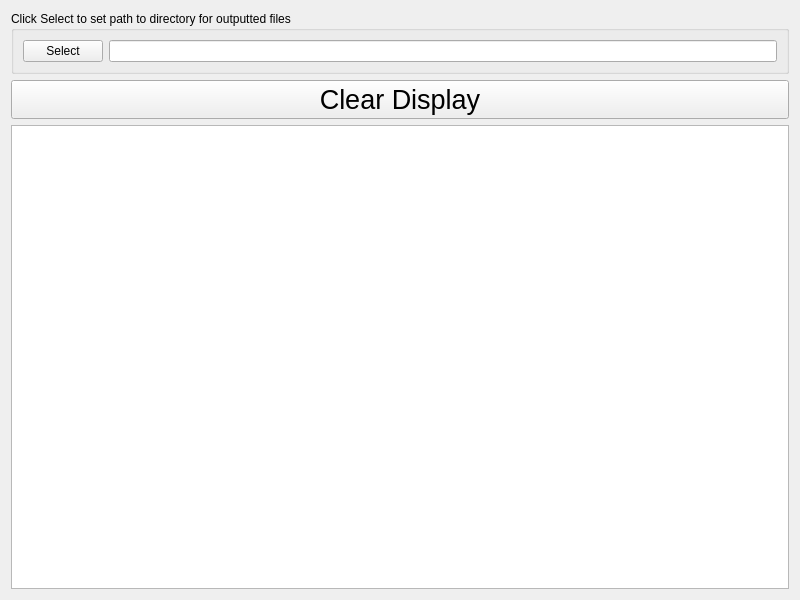
<?xml version="1.0" encoding="UTF-8"?>
<ui version="4.0">
 <class>Widget</class>
 <widget class="QWidget" name="Widget">
  <property name="geometry">
   <rect>
    <x>0</x>
    <y>0</y>
    <width>800</width>
    <height>600</height>
   </rect>
  </property>
  <property name="windowTitle">
   <string>Export Unique Lines</string>
  </property>
  <layout class="QVBoxLayout" name="verticalLayout_2">
   <item>
    <layout class="QVBoxLayout" name="verticalLayout">
     <item>
      <widget class="QGroupBox" name="groupBox">
       <property name="title">
        <string>Click Select to set path to directory for outputted files </string>
       </property>
       <layout class="QHBoxLayout" name="horizontalLayout_2">
        <item>
         <layout class="QHBoxLayout" name="horizontalLayout">
          <item>
           <widget class="QPushButton" name="selectPathButton">
            <property name="text">
             <string>Select</string>
            </property>
           </widget>
          </item>
         </layout>
        </item>
        <item>
         <widget class="QLineEdit" name="pathInput">
          <property name="acceptDrops">
           <bool>false</bool>
          </property>
          <property name="readOnly">
           <bool>true</bool>
          </property>
         </widget>
        </item>
       </layout>
      </widget>
     </item>
     <item>
      <widget class="QPushButton" name="pushButton">
       <property name="palette">
        <palette>
         <active/>
         <inactive/>
         <disabled/>
        </palette>
       </property>
       <property name="font">
        <font>
         <pointsize>20</pointsize>
        </font>
       </property>
       <property name="text">
        <string>Clear Display</string>
       </property>
      </widget>
     </item>
     <item>
      <widget class="QTextEdit" name="drop_window">
       <property name="palette">
        <palette>
         <active/>
         <inactive/>
         <disabled/>
        </palette>
       </property>
       <property name="acceptDrops">
        <bool>false</bool>
       </property>
       <property name="html">
        <string>&lt;!DOCTYPE HTML PUBLIC &quot;-//W3C//DTD HTML 4.0//EN&quot; &quot;http://www.w3.org/TR/REC-html40/strict.dtd&quot;&gt;
&lt;html&gt;&lt;head&gt;&lt;meta name=&quot;qrichtext&quot; content=&quot;1&quot; /&gt;&lt;meta charset=&quot;utf-8&quot; /&gt;&lt;style type=&quot;text/css&quot;&gt;
p, li { white-space: pre-wrap; }
hr { height: 1px; border-width: 0; }
&lt;/style&gt;&lt;/head&gt;&lt;body style=&quot; font-family:'Cantarell'; font-size:11pt; font-weight:400; font-style:normal;&quot;&gt;
&lt;p style=&quot;-qt-paragraph-type:empty; margin-top:0px; margin-bottom:0px; margin-left:0px; margin-right:0px; -qt-block-indent:0; text-indent:0px;&quot;&gt;&lt;br /&gt;&lt;/p&gt;&lt;/body&gt;&lt;/html&gt;</string>
       </property>
      </widget>
     </item>
    </layout>
   </item>
  </layout>
 </widget>
 <resources/>
 <connections/>
</ui>
